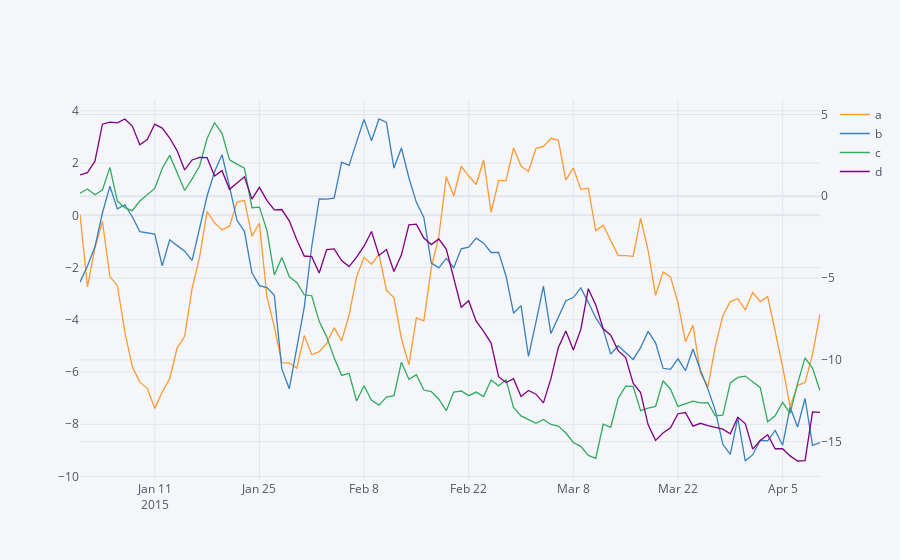

The notebook cell this image was saved under:
### Code cell
df.iplot(secondary_y=['c', 'd'])
